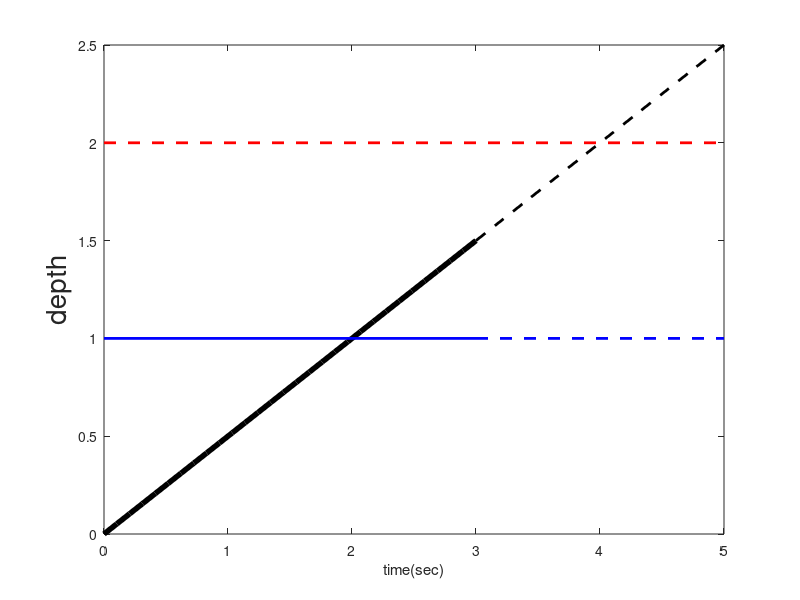

Write MATLAB code to recreate this figure. (Note: this script raises an error after producing the figure.)
%%TANK FILL
t=linspace(0,3,30);
h=linspace(0,1.5,30);
t2=linspace(3,5,10);
h2=linspace(1.5,2.5,10);
figure(1); clf
plot(t,h,'k','linewidth',4); hold on
plot(t2,h2,'k--','linewidth',2)
plot([0 5],[2 2],'r--','linewidth',2);
plot([0,3],[1,1],'b-','linewidth',2);
plot([3,5],[1,1],'b--','linewidth',2);

xlabel('time(sec)');
ylabel('depth','fontsize',20);
bodechange